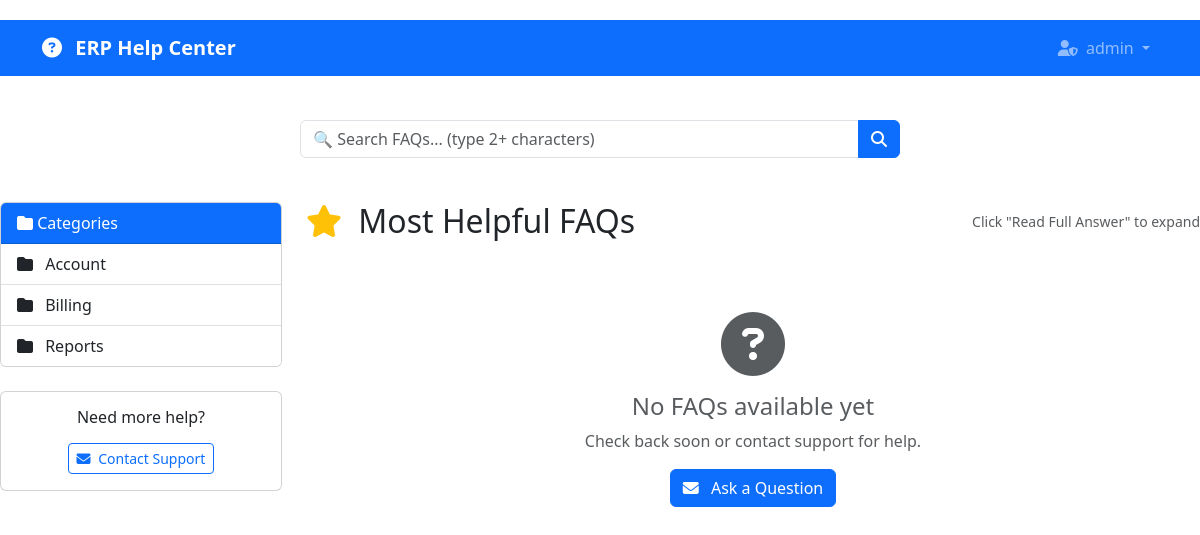
The page / (signed in) on the database its author committed.
### tables this page shows
CREATE TABLE categories (
    id INT PRIMARY KEY AUTO_INCREMENT,
    name VARCHAR(100) NOT NULL UNIQUE,
    description TEXT,
    is_archived BOOLEAN DEFAULT FALSE
);

### config/db.php (called while the page is built, shortened)
<?php
class Database {
    private $conn;
    public function __construct() {
        try {
            $this->conn = new PDO(
                "mysql:host=" . DB_HOST . ";dbname=" . DB_NAME . ";charset=utf8mb4",
                DB_USER,
                DB_PASS,
                [
                    PDO::ATTR_ERRMODE => PDO::ERRMODE_EXCEPTION,
                    PDO::ATTR_DEFAULT_FETCH_MODE => PDO::FETCH_ASSOC
                ]
            );
        } catch(PDOException $e) {
            die("Database connection failed: " . $e->getMessage());
        }
    }
    public function query($sql, $params = []) {
        $stmt = $this->conn->prepare($sql);
        $stmt->execute($params);
        return $stmt;
    }
}
?>

### index.php (the view, shortened to what this page needs)
<?php
require_once 'config/db.php';
?>
<?php include 'includes/header.php'; ?>
<div class="row">
    <div class="col-md-3">
        <div class="card mb-4">
            <div class="card-header bg-primary text-white">
                <i class="fas fa-folder"></i> Categories
            </div>
            <div class="list-group list-group-flush">
                <?php
                $db = new Database();
                $stmt = $db->query("SELECT * FROM categories WHERE is_archived = FALSE ORDER BY name");
                while ($category = $stmt->fetch()):
                ?>
                <a href="category.php?id=<?php echo $category['id']; ?>"
                   class="list-group-item list-group-item-action">
                    <i class="fas fa-folder me-2"></i>
                    <?php echo htmlspecialchars($category['name']); ?>
                </a>
                <?php endwhile; ?>
            </div>
        </div>
        <div class="card">
            <div class="card-body text-center">
                <h6 class="card-title">Need more help?</h6>
                <a href="support.php" class="btn btn-outline-primary mt-2 btn-sm">
                    <i class="fas fa-envelope me-1"></i> Contact Support
                </a>
            </div>
        </div>
    </div>
    <div class="col-md-9">
        <div class="d-flex justify-content-between align-items-center mb-4">
            <h2 class="mb-0">
                <i class="fas fa-star text-warning me-2"></i>
                Most Helpful FAQs
            </h2>
            <div class="text-muted">
                <small>Click "Read Full Answer" to expand</small>
            </div>
        </div>
        <?php
        $stmt = $db->query("
            SELECT f.*, c.name as category_name
            FROM faqs f
            LEFT JOIN categories c ON f.category_id = c.id
            WHERE f.is_archived = FALSE
            ORDER BY (f.upvotes - f.downvotes) DESC
            LIMIT 15
        ");
        if ($stmt->rowCount() > 0):
            while ($faq = $stmt->fetch()):
        ?>
        <div class="card mb-3 faq-item" id="faq-<?php echo $faq['id']; ?>">
            <div class="card-body">
                <div class="d-flex justify-content-between align-items-start mb-2">
                    <h5 class="card-title mb-0">
                        <?php echo htmlspecialchars($faq['question']); ?>
                    </h5>
                    <small class="text-muted">
                        <i class="fas fa-tag me-1"></i>
                        <?php echo htmlspecialchars($faq['category_name']); ?>
                    </small>
                </div>
                <div class="card-text mb-3 text-muted">
                    <?php echo truncateText($faq['answer'], 120); ?>
                </div>
                <button class="btn btn-outline-primary btn-sm read-more-btn mb-3"
                        onclick="toggleAnswer(<?php echo $faq['id']; ?>)"
                        id="toggle-btn-<?php echo $faq['id']; ?>">
                    <i class="fas fa-chevron-down rotate-icon" id="icon-<?php echo $faq['id']; ?>"></i>
                    <span id="toggle-text-<?php echo $faq['id']; ?>">Read Full Answer</span>
                </button>
                <div class="answer-hidden" id="answer-<?php echo $faq['id']; ?>">
                    <div class="border-top pt-3 mt-3">
                        <h6 class="mb-3">
                            Complete Answer:
                        </h6>
                        <div class="card-text mb-4">
                            <?php echo nl2br(htmlspecialchars($faq['answer'])); ?>
                        </div>
                        <div class="border-top pt-3">
                            <div class="d-flex justify-content-between align-items-center">
                                <small class="text-muted">
                                    Was this helpful?
                                </small>
                                <div class="btn-group" role="group" id="vote-group-<?php echo $faq['id']; ?>">
                                    <button type="button"
                                            class="btn btn-outline-success btn-sm vote-btn-sm"
                                            onclick="voteFAQ(<?php echo $faq['id']; ?>, 'up', this)">
                                        <i class="fas fa-thumbs-up"></i>
                                    </button>
                                    <button type="button"
                                            class="btn btn-outline-danger btn-sm vote-btn-sm"
                                            onclick="voteFAQ(<?php echo $faq['id']; ?>, 'down', this)">
                                        <i class="fas fa-thumbs-down"></i>
                                    </button>
                                </div>
                            </div>
                        </div>
                    </div>
                </div>
            </div>
        </div>
        <?php
            endwhile;
        else:
        ?>
        <div class="text-center py-5">
            <i class="fas fa-question-circle fa-4x text-muted mb-3"></i>
            <h4 class="text-muted">No FAQs available yet</h4>
            <p class="text-muted">Check back soon or contact support for help.</p>
            <a href="support.php" class="btn btn-primary">
                <i class="fas fa-envelope me-2"></i> Ask a Question
            </a>
        </div>
        <?php endif; ?>
    </div>
</div>
<?php include 'includes/footer.php'; ?>

### includes/header.php (style rules this page uses)
body { padding-top: 20px; }

### rows shown on the page
categories: name "Account"
categories: name "Billing"
categories: name "Reports"

### other values the page prints
SITE_NAME "ERP Help Center"
$_SESSION['username'] "admin"
